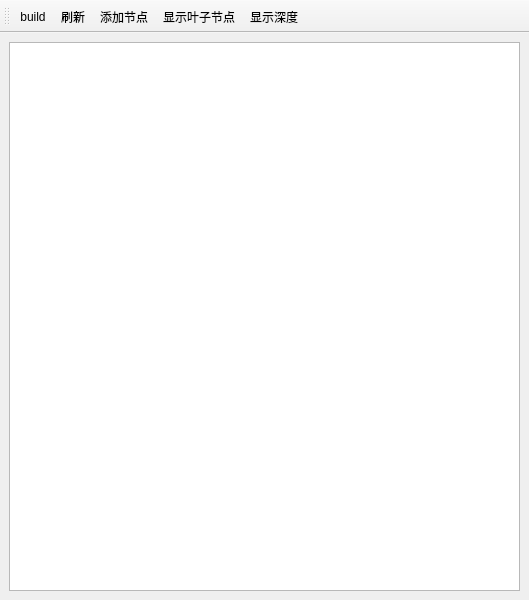
<?xml version="1.0" encoding="UTF-8"?>
<ui version="4.0">
 <class>BinaryTreeWin</class>
 <widget class="QMainWindow" name="BinaryTreeWin">
  <property name="geometry">
   <rect>
    <x>0</x>
    <y>0</y>
    <width>529</width>
    <height>600</height>
   </rect>
  </property>
  <property name="windowTitle">
   <string>二叉树可视化</string>
  </property>
  <widget class="QWidget" name="centralwidget">
   <layout class="QVBoxLayout" name="verticalLayout">
    <item>
     <widget class="QGraphicsView" name="view"/>
    </item>
   </layout>
  </widget>
  <widget class="QMenuBar" name="menubar">
   <property name="geometry">
    <rect>
     <x>0</x>
     <y>0</y>
     <width>529</width>
     <height>22</height>
    </rect>
   </property>
  </widget>
  <widget class="QToolBar" name="toolBar">
   <property name="windowTitle">
    <string>toolBar</string>
   </property>
   <attribute name="toolBarArea">
    <enum>TopToolBarArea</enum>
   </attribute>
   <attribute name="toolBarBreak">
    <bool>false</bool>
   </attribute>
   <addaction name="actionbuild"/>
   <addaction name="actrefresh"/>
   <addaction name="actionadd"/>
   <addaction name="actionleaf"/>
   <addaction name="actiondepth"/>
  </widget>
  <action name="actionbuild">
   <property name="checkable">
    <bool>false</bool>
   </property>
   <property name="checked">
    <bool>false</bool>
   </property>
   <property name="icon">
    <iconset resource="mainRes.qrc">
     <normaloff>:/k/img/build.png</normaloff>
     <normalon>:/k/img/clearNode.png</normalon>:/k/img/build.png</iconset>
   </property>
   <property name="text">
    <string>build</string>
   </property>
   <property name="toolTip">
    <string>生成二叉树/清空</string>
   </property>
  </action>
  <action name="actrefresh">
   <property name="icon">
    <iconset resource="mainRes.qrc">
     <normaloff>:/k/img/refresh.png</normaloff>:/k/img/refresh.png</iconset>
   </property>
   <property name="text">
    <string>刷新</string>
   </property>
   <property name="toolTip">
    <string>复原每个节点的颜色</string>
   </property>
  </action>
  <action name="actionadd">
   <property name="icon">
    <iconset resource="mainRes.qrc">
     <normaloff>:/k/img/add.png</normaloff>:/k/img/add.png</iconset>
   </property>
   <property name="text">
    <string>添加节点</string>
   </property>
   <property name="toolTip">
    <string>添加节点</string>
   </property>
  </action>
  <action name="actionleaf">
   <property name="checkable">
    <bool>true</bool>
   </property>
   <property name="icon">
    <iconset resource="mainRes.qrc">
     <normaloff>:/k/img/leaves.png</normaloff>:/k/img/leaves.png</iconset>
   </property>
   <property name="text">
    <string>显示叶子节点</string>
   </property>
   <property name="toolTip">
    <string>显示叶子节点</string>
   </property>
  </action>
  <action name="actiondepth">
   <property name="checkable">
    <bool>true</bool>
   </property>
   <property name="icon">
    <iconset resource="mainRes.qrc">
     <normaloff>:/k/img/xin.png</normaloff>:/k/img/xin.png</iconset>
   </property>
   <property name="text">
    <string>显示深度</string>
   </property>
   <property name="toolTip">
    <string>显示深度</string>
   </property>
  </action>
 </widget>
 <resources>
  <include location="mainRes.qrc"/>
 </resources>
 <connections/>
</ui>
